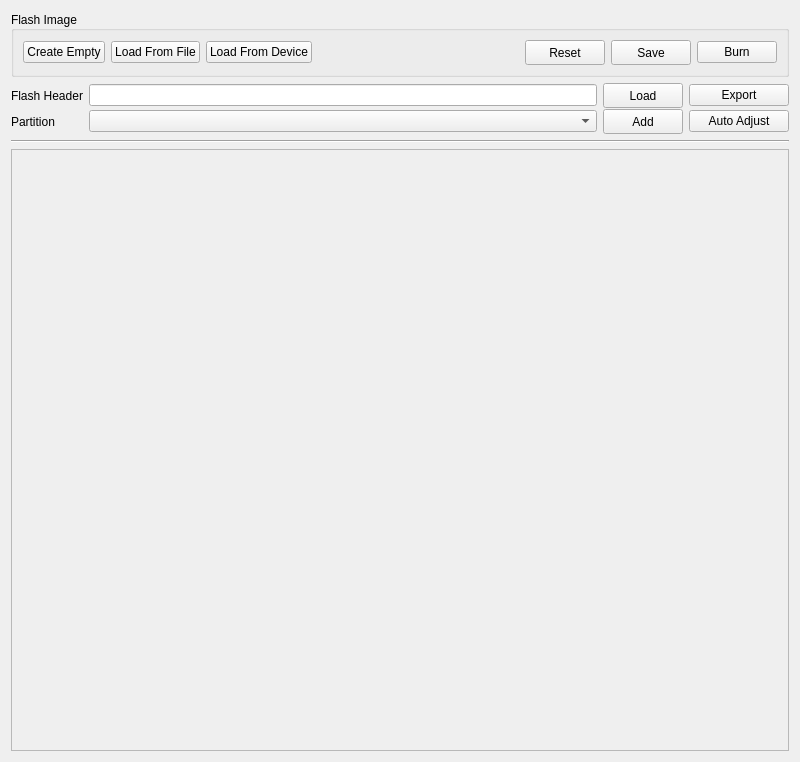
<?xml version="1.0" encoding="UTF-8"?>
<ui version="4.0">
 <class>QFlashImgBurn</class>
 <widget class="QWidget" name="QFlashImgBurn">
  <property name="geometry">
   <rect>
    <x>0</x>
    <y>0</y>
    <width>800</width>
    <height>762</height>
   </rect>
  </property>
  <property name="sizePolicy">
   <sizepolicy hsizetype="Preferred" vsizetype="Preferred">
    <horstretch>0</horstretch>
    <verstretch>0</verstretch>
   </sizepolicy>
  </property>
  <property name="minimumSize">
   <size>
    <width>800</width>
    <height>762</height>
   </size>
  </property>
  <property name="windowTitle">
   <string>Flash</string>
  </property>
  <layout class="QVBoxLayout" name="verticalLayout_2">
   <item>
    <widget class="QGroupBox" name="flashImageGroupBox">
     <property name="sizePolicy">
      <sizepolicy hsizetype="MinimumExpanding" vsizetype="Minimum">
       <horstretch>0</horstretch>
       <verstretch>0</verstretch>
      </sizepolicy>
     </property>
     <property name="title">
      <string>Flash Image</string>
     </property>
     <property name="alignment">
      <set>Qt::AlignLeading|Qt::AlignLeft|Qt::AlignVCenter</set>
     </property>
     <property name="flat">
      <bool>false</bool>
     </property>
     <layout class="QHBoxLayout" name="horizontalLayout_2">
      <item>
       <widget class="QPushButton" name="createFlashBtn">
        <property name="text">
         <string>Create Empty</string>
        </property>
       </widget>
      </item>
      <item>
       <widget class="QPushButton" name="createFlashFromFileBtn">
        <property name="text">
         <string>Load From File</string>
        </property>
       </widget>
      </item>
      <item>
       <widget class="QPushButton" name="createFlashFromDeviceBtn">
        <property name="text">
         <string>Load From Device</string>
        </property>
       </widget>
      </item>
      <item>
       <spacer name="horizontalSpacer_3">
        <property name="orientation">
         <enum>Qt::Horizontal</enum>
        </property>
        <property name="sizeHint" stdset="0">
         <size>
          <width>0</width>
          <height>0</height>
         </size>
        </property>
       </spacer>
      </item>
      <item>
       <widget class="QPushButton" name="releaseFlashBtn">
        <property name="minimumSize">
         <size>
          <width>80</width>
          <height>25</height>
         </size>
        </property>
        <property name="maximumSize">
         <size>
          <width>100</width>
          <height>16777215</height>
         </size>
        </property>
        <property name="text">
         <string>Reset</string>
        </property>
       </widget>
      </item>
      <item>
       <widget class="QPushButton" name="saveFlashBtn">
        <property name="minimumSize">
         <size>
          <width>80</width>
          <height>25</height>
         </size>
        </property>
        <property name="text">
         <string>Save</string>
        </property>
       </widget>
      </item>
      <item>
       <widget class="QPushButton" name="burnFlashBtn">
        <property name="text">
         <string>Burn</string>
        </property>
       </widget>
      </item>
     </layout>
    </widget>
   </item>
   <item>
    <widget class="QWidget" name="configWidget" native="true">
     <property name="sizePolicy">
      <sizepolicy hsizetype="Preferred" vsizetype="Preferred">
       <horstretch>0</horstretch>
       <verstretch>0</verstretch>
      </sizepolicy>
     </property>
     <layout class="QGridLayout" name="gridLayout_2">
      <property name="leftMargin">
       <number>0</number>
      </property>
      <property name="topMargin">
       <number>0</number>
      </property>
      <property name="rightMargin">
       <number>0</number>
      </property>
      <property name="bottomMargin">
       <number>0</number>
      </property>
      <property name="verticalSpacing">
       <number>1</number>
      </property>
      <item row="2" column="1">
       <widget class="QComboBox" name="partitionTypeBox"/>
      </item>
      <item row="2" column="3">
       <widget class="QPushButton" name="autoAdjustBtn">
        <property name="sizePolicy">
         <sizepolicy hsizetype="Preferred" vsizetype="Fixed">
          <horstretch>0</horstretch>
          <verstretch>0</verstretch>
         </sizepolicy>
        </property>
        <property name="minimumSize">
         <size>
          <width>100</width>
          <height>0</height>
         </size>
        </property>
        <property name="maximumSize">
         <size>
          <width>100</width>
          <height>16777215</height>
         </size>
        </property>
        <property name="text">
         <string>Auto Adjust</string>
        </property>
       </widget>
      </item>
      <item row="0" column="1">
       <widget class="QLineEdit" name="configEdit"/>
      </item>
      <item row="2" column="0">
       <widget class="QLabel" name="label_3">
        <property name="text">
         <string>Partition</string>
        </property>
       </widget>
      </item>
      <item row="2" column="2">
       <widget class="QPushButton" name="addPartitionBtn">
        <property name="minimumSize">
         <size>
          <width>80</width>
          <height>25</height>
         </size>
        </property>
        <property name="text">
         <string>Add</string>
        </property>
       </widget>
      </item>
      <item row="0" column="0">
       <widget class="QLabel" name="label">
        <property name="text">
         <string>Flash Header</string>
        </property>
       </widget>
      </item>
      <item row="0" column="2">
       <widget class="QToolButton" name="loadHeaderBtn">
        <property name="sizePolicy">
         <sizepolicy hsizetype="Minimum" vsizetype="Fixed">
          <horstretch>0</horstretch>
          <verstretch>0</verstretch>
         </sizepolicy>
        </property>
        <property name="minimumSize">
         <size>
          <width>80</width>
          <height>25</height>
         </size>
        </property>
        <property name="text">
         <string>Load</string>
        </property>
       </widget>
      </item>
      <item row="0" column="3">
       <widget class="QPushButton" name="exportHeaderButton">
        <property name="text">
         <string>Export</string>
        </property>
       </widget>
      </item>
     </layout>
    </widget>
   </item>
   <item>
    <widget class="Line" name="line">
     <property name="orientation">
      <enum>Qt::Horizontal</enum>
     </property>
    </widget>
   </item>
   <item>
    <widget class="QScrollArea" name="scrollArea">
     <property name="widgetResizable">
      <bool>true</bool>
     </property>
     <widget class="QWidget" name="scrollAreaWidgetContents">
      <property name="geometry">
       <rect>
        <x>0</x>
        <y>0</y>
        <width>780</width>
        <height>603</height>
       </rect>
      </property>
      <property name="sizePolicy">
       <sizepolicy hsizetype="Expanding" vsizetype="Expanding">
        <horstretch>0</horstretch>
        <verstretch>0</verstretch>
       </sizepolicy>
      </property>
      <layout class="QGridLayout" name="gridLayout_3" rowstretch="0,0">
       <property name="leftMargin">
        <number>0</number>
       </property>
       <property name="topMargin">
        <number>0</number>
       </property>
       <property name="rightMargin">
        <number>0</number>
       </property>
       <property name="bottomMargin">
        <number>0</number>
       </property>
       <property name="horizontalSpacing">
        <number>6</number>
       </property>
       <item row="1" column="0">
        <spacer name="verticalSpacer">
         <property name="orientation">
          <enum>Qt::Vertical</enum>
         </property>
         <property name="sizeHint" stdset="0">
          <size>
           <width>20</width>
           <height>0</height>
          </size>
         </property>
        </spacer>
       </item>
       <item row="0" column="0">
        <layout class="QVBoxLayout" name="partitionDataLayout">
         <property name="spacing">
          <number>2</number>
         </property>
        </layout>
       </item>
      </layout>
     </widget>
    </widget>
   </item>
  </layout>
 </widget>
 <resources/>
 <connections/>
</ui>
